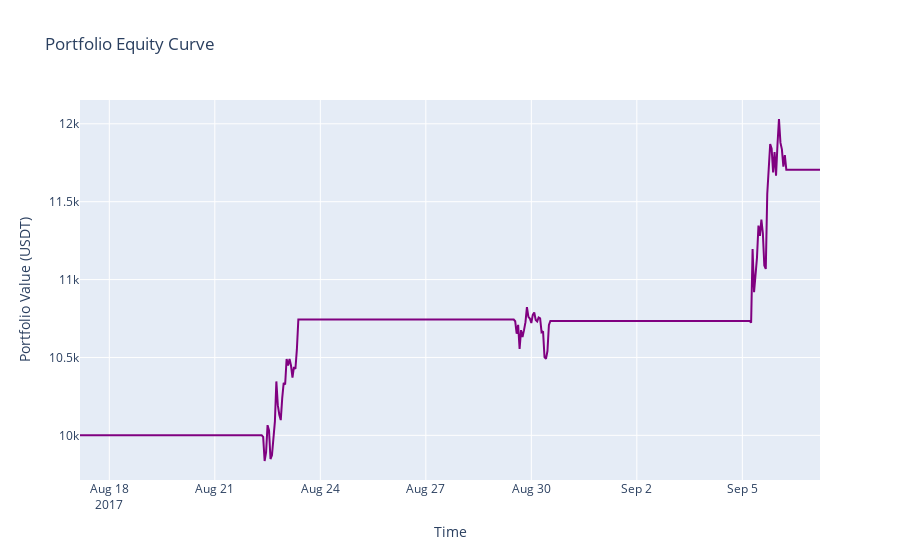

Source (notebook cell):
### Code cell
# Backtesting Momentum Strategy
def calculate_var(returns, confidence_level=0.95):
    """Calculate Value at Risk."""
    return np.percentile(returns, (1 - confidence_level) * 100)

# Backtest
logger.info("Running backtest...")
initial_balance = 10000
balance = initial_balance
position = 0
entry_price = 0
entry_time = None
trade_log = []
equity = [initial_balance]
returns = []
fee_rate = 0.001  # 0.1% Binance fee
stop_loss = 0.95  # 5% stop-loss
hold_period = 24  # 24 hours

for i in range(1, len(df)):
    signal = df["signal"].iloc[i]
    price = df["close"].iloc[i]
    timestamp = df["timestamp"].iloc[i]
    prev_signal = df["signal"].iloc[i-1]

    if position == 1:
        hours_held = (timestamp - entry_time).total_seconds() / 3600
        if price < entry_price * stop_loss or hours_held >= hold_period:
            position = 0
            ret = (price - entry_price) / entry_price
            balance *= (1 + ret) * (1 - fee_rate)
            returns.append(ret)
            reason = "Stop-Loss" if price < entry_price * stop_loss else "Hold Period"
            logger.info(f"{reason} Sell at {price:.2f}, Return: {ret:.4f}")
            trade_log.append(f"{reason} Sell at {price:.2f} on {timestamp}, Return: {ret:.4f}")
    
    elif signal == 1 and prev_signal != 1 and position == 0:
        position = 1
        entry_price = price
        entry_time = timestamp
        balance *= (1 - fee_rate)
        logger.info(f"Buy at {price:.2f}")
        trade_log.append(f"Buy at {price:.2f} on {timestamp}")
    
    equity.append(balance if position == 0 else balance * (price / entry_price))

# Calculate VaR
if returns:
    var = calculate_var(returns)
    logger.info(f"VaR (95% confidence): {var:.4f}")

# Plot equity curve
fig = go.Figure()
fig.add_trace(go.Scatter(x=df["timestamp"], y=equity[:len(df)], name="Portfolio Value", line=dict(color="purple")))
fig.update_layout(title="Portfolio Equity Curve", xaxis_title="Time", yaxis_title="Portfolio Value (USDT)")
try:
    # fig.write_image("../outputs/plots/equity_curve.png")  # Commented out until kaleido is fixed
    logger.info("Equity curve saved to outputs/plots/equity_curve.png")
except Exception as e:
    logger.error(f"Failed to save equity curve: {e}")
    print("Equity curve not saved; displaying only.")
fig.show()

print(f"Initial Balance: ${initial_balance:.2f}")
print(f"Final Balance: ${balance:.2f}")
print(f"Return: {(balance - initial_balance) / initial_balance * 100:.2f}%")
print(f"Number of Trades: {len(trade_log) // 2}")
print("\nTrade Log:")
for log in trade_log:
    print(log)

### Figure 1 — Plotly figure (JSON) as saved in the notebook; plotly's stock layout.template omitted (floating-point values rounded to 4 significant figures; data arrays with more than 128 entries replaced by an {"elided": "..."} marker saying what was removed)
{"data": [{"line": {"color": "purple"}, "name": "Portfolio Value", "type": "scatter", "x": {"elided": "499 str values"}, "y": {"elided": "499 float values"}}], "layout": {"title": {"text": "Portfolio Equity Curve"}, "xaxis": {"title": {"text": "Time"}}, "yaxis": {"title": {"text": "Portfolio Value (USDT)"}}}}
